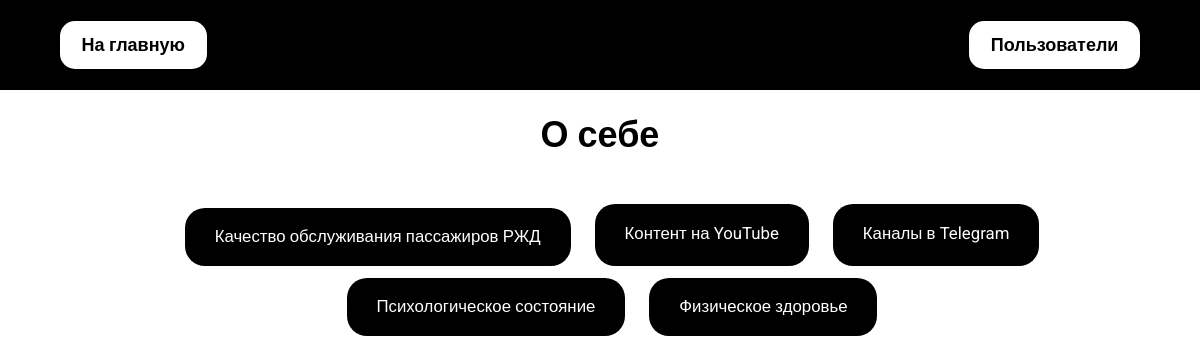
The app's page /forms/category/6/ with its own data.
### forms/models.py (models this page shows, shortened)
class Category(models.Model):
    name = models.CharField(max_length=255)
    forms = models.ManyToManyField(Form)

class Form(models.Model):
    name = models.CharField(max_length=255)
    pub_date = models.DateTimeField('date published')
    questions = models.ManyToManyField(Question)

### forms/views.py (the view)
# urls.py: path('category/<int:pk>/', views.CategoryView.as_view(), name='category'),
class CategoryView(generic.DetailView):
    template_name = 'forms/category.html'
    model = Category

### forms/templates/forms/category.html (shortened to what this page needs)
<!DOCTYPE html>
<html lang="ru">
    <head>
        {% load static %}
        <link rel="stylesheet" type="text/css" href="{% static 'forms/style.css' %}">
    </head>
    <body>
        {% include "forms/header.html" %}
        <main class="main">
            <h1>{{ category.name }}</h1>
            {% if category.forms.all %}
                <ul class="main__list list">
                {% for form in category.forms.all %}
                    <li class="list__elem"><a href="{% url 'forms:form' form.id %}">{{ form.name }}</a></li>
                {% endfor %}
                </ul>
            {% else %}
                <span>Пока нет опросов в этой категории :(</span>
            {% endif %}
        </main>
    </body>
</html>

### forms/static/forms/style.css (style rules this page uses)
* { font-family: "Lora", serif; font-family: "Montserrat", sans-serif; font-family: "Roboto", sans-serif; font-size: 12px; }
body { margin: 0; display: flex; flex-direction: column; }
a { color: black; text-decoration: none; }
.main { display: flex; flex-direction: column; width: 90%; align-items: center; margin: 0; align-self: center; }
.main h1 { font-size: 2rem; text-align: center; }
@media (min-width: 480px) { .main h1 { font-size: 3em; } }
.main__list { display: flex; flex-direction: column; padding: 0; }
@media (min-width: 1000px) { .main__list { flex-direction: row; justify-content: center; flex-wrap: wrap; } }
.main__list .list__elem { list-style-type: none; padding: 1em 2em 1em 2em; background-color: black; display: flex; flex-direction: row; justify-content: center; border-radius: 20px; }
@media (min-width: 480px) { .main__list .list__elem { padding: 1.3em 2.5em 1.3em 2.5em; } }
@media (min-width: 1000px) { .main__list .list__elem { margin-left: 2em; margin-top: 1.3em; } }
.main__list .list__elem a { font-size: 1em; text-align: center; color: white; }
@media (min-width: 480px) { .main__list .list__elem a { font-size: 1.4em; } }
@media (min-width: 1000px) { .main__list .list__elem a { line-height: 1.6em; } }
.main__list .list__elem:not(:first-child) { margin-top: 1em; }

### records on screen
Category: name "О себе"
Form: name "Качество обслуживания пассажиров РЖД"
Form: name "Контент на YouTube"
Form: name "Каналы в Telegram"
Form: name "Психологическое состояние"
Form: name "Физическое здоровье"
